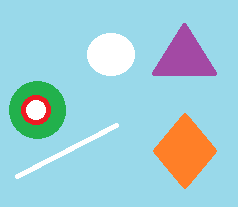
#> input picture Education/Clustering/test2.png, 238 x 207 px
$ jupyter execute image_clustering.ipynb   (shell and % lines are left out)
#> lines starting #> are read from the running program, lines starting #| are printed output that depends on the picture; after the words box and inside, x2 and y2 are one past the last pixel; in counts of white or black regions, pixels touching at a corner belong together
[cell 1]
import numpy as np
import matplotlib.pyplot as plt
from skimage import io as skio
from scipy import ndimage, misc
from sklearn.cluster import KMeans
from PIL import Image, ImageDraw

[cell 2]
image = skio.imread('test2.png')
#> image is the input picture: shape (207, 238, 3); mean R, G, B 160, 205.7, 214.6
axis = plt.subplot()
axis.imshow(image)

[cell 3]
img_shape = tuple(image.shape)
#> img_shape = (207, 238, 3)
x, y, z = img_shape
#> x = 207; y = 238; z = 3
image = np.reshape(image, (x*y, z))
kmeans = KMeans(n_clusters=10).fit(image)
out = kmeans.predict(image).reshape((x, y))
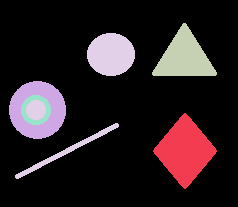
#> out: shape (207, 238) int32; 6 distinct labels, from 0 to 5; one colour per label, 0 black
plt.imshow(out)

[cell 4]
kmeans = KMeans(n_clusters=2).fit(image)
out = kmeans.predict(image).reshape((x, y))
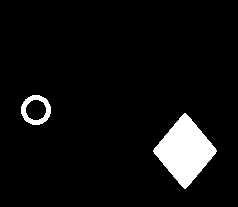
#> out: shape (207, 238) int32; values 0 (black) and 1 (white), 6% white; 2 white regions, box (x1, y1, x2, y2) and area: (153, 113, 217, 189) 2570, (21, 95, 51, 125) 394
plt.imshow(out)

[cell 5]
image = Image.open('test2.png')
pix = image.load()
axis = plt.subplot()
axis.imshow(image);

[cell 6]
db = KMeans(n_clusters=20)
data = [(x, y, pix[x, y][0], pix[x, y][1], pix[x, y][2]) for x in range(image.size[0]) for y in range(image.size[1])]
#> data = 49266 items
db_clusters = db.fit_predict(data)

for p, c in zip(data, db_clusters):
    pix[p[0], p[1]] = (int(db.cluster_centers_[c, 2]),
                        int(db.cluster_centers_[c, 3]),
                        int(db.cluster_centers_[c, 4]))
#> this loop made 49266 passes
#> (p, c) on passes 1 to 3: ((0, 0, 153, 217, 234), 16), ((0, 1, 153, 217, 234), 16), ((0, 2, 153, 217, 234), 16)

axis = plt.subplot()
axis.imshow(image);

[cell 7]
object_color = pix[180, 150]
#> object_color = (254, 127, 39)
object_color
#> Out = (254, 127, 39)

[cell 8]
for x in range(image.size[0]):
  for y in range(image.size[1]):
    if pix[x,y] == object_color:
      pass
    else:
      avg = int((pix[x,y][0] + pix[x,y][1] + pix[x,y][2]) / 3)
      image.putpixel((x, y), (avg, avg, avg, 255))
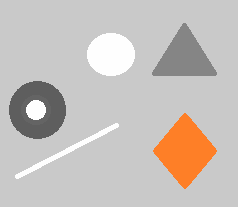
#> image: PIL image 238x207 RGB; mean R, G, B 199, 192.3, 187.7
axis = plt.subplot()
axis.imshow(image);

[cell 9]
pix2 = np.array(image)
data2 = [(x, y, pix2[x, y][0], pix2[x, y][1], pix2[x, y][2]) for x in range(pix2.shape[0]) for y in range(pix2.shape[1])]
#> data2 = 49266 items

db_clusters = db.fit_predict(data2)

[cell 10]
near = []
for i, c in enumerate(db.cluster_centers_):
    col1 = abs(c[2]-object_color[0])
    col2 = abs(c[3]-object_color[1])
    col3 = abs(c[4]-object_color[2])
    if col1 + col2 + col3 < 30:
        print(i, c)
        near.append(i)
#> this loop made 20 passes
#> (col1, col2, col3) on passes 1 to 12: (53, 74, 162), (53, 74, 162), (159, 31.96, 56.04), (3.5e-12, 1.22e-12, 5.34e-12), (53, 74, 162), (53, 74, 162), (121, 6, 94), (53, 74, 162), (53, 74, 162), (53, 74, 162), (53, 74, 162), (53, 74, 162)
#> after the loop, near = [3]

[cell 11]
pix2 = np.zeros(pix2.shape, np.uint8)

for p, c in zip(data2, db_clusters):
    if c in near:
        pix2[p[0], p[1]] = (int(db.cluster_centers_[c, 2]),
                              int(db.cluster_centers_[c, 3]),
                              int(db.cluster_centers_[c, 4]))
    else:
        pix2[p[0], p[1]] = (255, 255, 255)
#> this loop made 49266 passes
#> (p, c) on passes 1 to 3: ((0, 0, 201, 201, 201), 8), ((0, 1, 201, 201, 201), 8), ((0, 2, 201, 201, 201), 8)
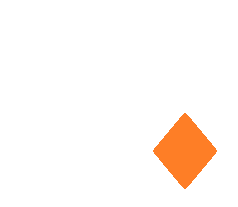
#> pix2: shape (207, 238, 3); mean of channels 0, 1, 2 254.9, 248.3, 243.7; drawn as R, G, B

axis = plt.subplot()
axis.imshow(pix2);
